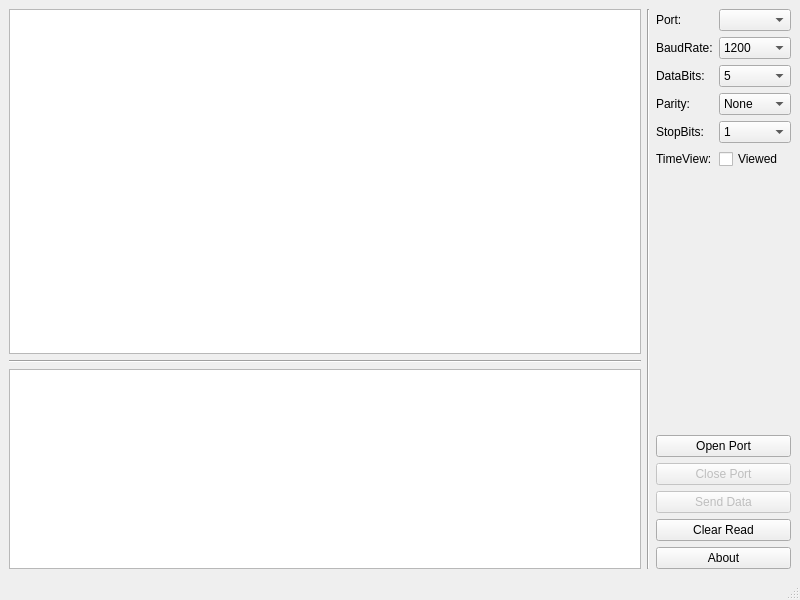
<?xml version="1.0" encoding="UTF-8"?>
<ui version="4.0">
 <class>MainWindow</class>
 <widget class="QMainWindow" name="MainWindow">
  <property name="geometry">
   <rect>
    <x>0</x>
    <y>0</y>
    <width>800</width>
    <height>600</height>
   </rect>
  </property>
  <property name="minimumSize">
   <size>
    <width>800</width>
    <height>600</height>
   </size>
  </property>
  <property name="windowTitle">
   <string>Serial Tool</string>
  </property>
  <widget class="QWidget" name="centralwidget">
   <layout class="QHBoxLayout" name="horizontalLayout">
    <item>
     <layout class="QVBoxLayout" name="verticalLayout_2">
      <item>
       <widget class="QTextEdit" name="textEditRead">
        <property name="readOnly">
         <bool>true</bool>
        </property>
       </widget>
      </item>
      <item>
       <widget class="Line" name="line">
        <property name="orientation">
         <enum>Qt::Horizontal</enum>
        </property>
       </widget>
      </item>
      <item>
       <widget class="QPlainTextEdit" name="plainTextEditWrite">
        <property name="maximumSize">
         <size>
          <width>16777215</width>
          <height>200</height>
         </size>
        </property>
       </widget>
      </item>
     </layout>
    </item>
    <item>
     <widget class="Line" name="line_2">
      <property name="orientation">
       <enum>Qt::Vertical</enum>
      </property>
     </widget>
    </item>
    <item>
     <layout class="QVBoxLayout" name="verticalLayout">
      <item>
       <layout class="QFormLayout" name="formLayout">
        <item row="0" column="0">
         <widget class="QLabel" name="labelPort">
          <property name="text">
           <string>Port:</string>
          </property>
         </widget>
        </item>
        <item row="0" column="1">
         <widget class="QComboBox" name="comboBoxPort"/>
        </item>
        <item row="1" column="0">
         <widget class="QLabel" name="labelBaudRate">
          <property name="text">
           <string>BaudRate:</string>
          </property>
         </widget>
        </item>
        <item row="1" column="1">
         <widget class="QComboBox" name="comboBoxBaudRate">
          <property name="currentText">
           <string>1200</string>
          </property>
          <item>
           <property name="text">
            <string>1200</string>
           </property>
          </item>
          <item>
           <property name="text">
            <string>2400</string>
           </property>
          </item>
          <item>
           <property name="text">
            <string>4800</string>
           </property>
          </item>
          <item>
           <property name="text">
            <string>9600</string>
           </property>
          </item>
          <item>
           <property name="text">
            <string>19200</string>
           </property>
          </item>
          <item>
           <property name="text">
            <string>38400</string>
           </property>
          </item>
          <item>
           <property name="text">
            <string>57600</string>
           </property>
          </item>
          <item>
           <property name="text">
            <string>115200</string>
           </property>
          </item>
         </widget>
        </item>
        <item row="2" column="0">
         <widget class="QLabel" name="labelDataBits">
          <property name="text">
           <string>DataBits:</string>
          </property>
         </widget>
        </item>
        <item row="2" column="1">
         <widget class="QComboBox" name="comboBoxDataBits">
          <property name="currentText">
           <string>5</string>
          </property>
          <item>
           <property name="text">
            <string>5</string>
           </property>
          </item>
          <item>
           <property name="text">
            <string>6</string>
           </property>
          </item>
          <item>
           <property name="text">
            <string>7</string>
           </property>
          </item>
          <item>
           <property name="text">
            <string>8</string>
           </property>
          </item>
         </widget>
        </item>
        <item row="3" column="0">
         <widget class="QLabel" name="labelParity">
          <property name="text">
           <string>Parity:</string>
          </property>
         </widget>
        </item>
        <item row="3" column="1">
         <widget class="QComboBox" name="comboBoxParity">
          <item>
           <property name="text">
            <string>None</string>
           </property>
          </item>
          <item>
           <property name="text">
            <string>Even</string>
           </property>
          </item>
          <item>
           <property name="text">
            <string>Odd</string>
           </property>
          </item>
          <item>
           <property name="text">
            <string>Mark</string>
           </property>
          </item>
          <item>
           <property name="text">
            <string>Space</string>
           </property>
          </item>
         </widget>
        </item>
        <item row="4" column="0">
         <widget class="QLabel" name="labelStopBits">
          <property name="text">
           <string>StopBits:</string>
          </property>
         </widget>
        </item>
        <item row="4" column="1">
         <widget class="QComboBox" name="comboBoxStopBits">
          <item>
           <property name="text">
            <string>1</string>
           </property>
          </item>
          <item>
           <property name="text">
            <string>1.5</string>
           </property>
          </item>
          <item>
           <property name="text">
            <string>2</string>
           </property>
          </item>
         </widget>
        </item>
        <item row="5" column="0">
         <widget class="QLabel" name="labelTimeView">
          <property name="text">
           <string>TimeView:</string>
          </property>
         </widget>
        </item>
        <item row="5" column="1">
         <widget class="QCheckBox" name="checkBoxTimeView">
          <property name="text">
           <string>Viewed</string>
          </property>
         </widget>
        </item>
       </layout>
      </item>
      <item>
       <spacer name="verticalSpacer">
        <property name="orientation">
         <enum>Qt::Vertical</enum>
        </property>
        <property name="sizeHint" stdset="0">
         <size>
          <width>20</width>
          <height>40</height>
         </size>
        </property>
       </spacer>
      </item>
      <item>
       <widget class="QPushButton" name="pushButtonOpenPort">
        <property name="text">
         <string>Open Port</string>
        </property>
       </widget>
      </item>
      <item>
       <widget class="QPushButton" name="pushButtonClosePort">
        <property name="enabled">
         <bool>false</bool>
        </property>
        <property name="text">
         <string>Close Port</string>
        </property>
       </widget>
      </item>
      <item>
       <widget class="QPushButton" name="pushButtonSendData">
        <property name="enabled">
         <bool>false</bool>
        </property>
        <property name="text">
         <string>Send Data</string>
        </property>
       </widget>
      </item>
      <item>
       <widget class="QPushButton" name="pushButtonClear">
        <property name="text">
         <string>Clear Read</string>
        </property>
       </widget>
      </item>
      <item>
       <widget class="QPushButton" name="pushButtonAbout">
        <property name="text">
         <string>About</string>
        </property>
       </widget>
      </item>
     </layout>
    </item>
   </layout>
  </widget>
  <widget class="QStatusBar" name="statusbar"/>
 </widget>
 <resources/>
 <connections/>
</ui>
